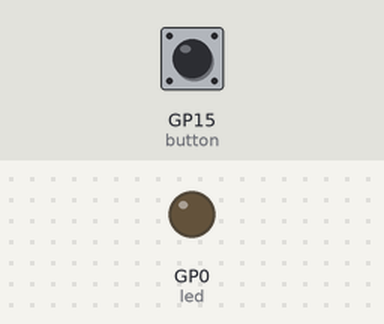
The program below on a simulated Raspberry Pi Pico running MicroPython. Shown: output pins drawn as LEDs (lit = HIGH). Inputs (shaded band) come from the test bench; at power-on: GP15 (button) HIGH.

Above: at 1.2 s.
1.3 s: GP15 (button) pulled LOW for 0.15 s
At 2.4 s:
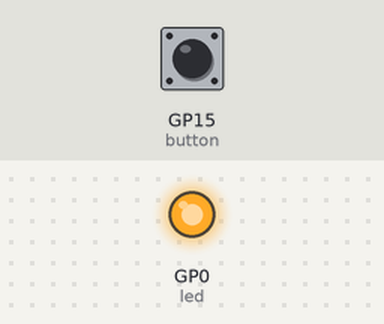
2.9 s: GP15 (button) pulled LOW for 1 s
At 3.7 s:
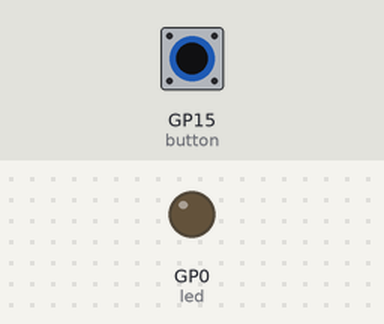
5.4 s: GP15 (button) pulled LOW for 3.2 s
At 6.8 s:
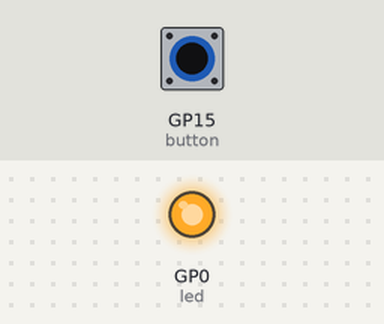
Timing chart, 0 to 8.4 s (numbered marks = the images above; inputs shaded):
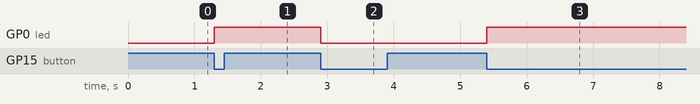

The program:

Led_botton.py
```python
from machine import Pin
from utime import sleep_ms
button = Pin(15, Pin.IN, Pin.PULL_UP)   #Internal pull-up
led = Pin(0, Pin.OUT)
State=0                                #0 means that the light is currently off
if __name__ == '__main__':
    while True:
        if button.value() == 0:       #key press
            if State==0:
                led.value(1)
                sleep_ms=100
                while button.value() == 0:
                   State=1
            else:
                led.value(0)
                sleep_ms=100
                while button.value()== 0:
                    State=0
```

Measured:
- after the input at 1.3 s, GP0 (led): LOW → HIGH at once
- after the input at 2.9 s, GP0 (led): HIGH → LOW at once
- after the input at 5.4 s, GP0 (led): LOW → HIGH at once
